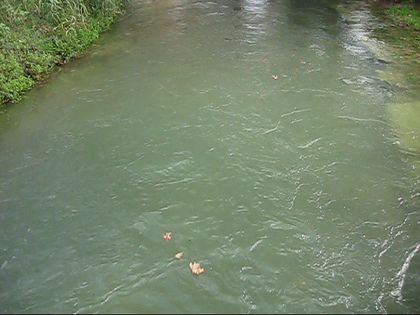
%> input picture MVI_4117_frame_0677.bmp, 420 x 315 px, shrunk from 640 x 480 before the run
$ octave colorBasedOtsu.m   (GNU Octave 9; MATLAB toolbox functions it lacks are replaced by stand-ins)
%> lines starting %> are read from the running program, lines starting %| are printed output that depends on the picture; in (x1, y1, x2, y2) boxes, pixels count from 0 and x2, y2 are one past the last pixel; in counts of white or black regions, pixels touching at a corner belong together; the program's own positions count from 1
% MACHINE VISION - Project


clear all;
close all;
clc;


%------------------------------------------------------------------------------------------

                                    % Image Segmentation

%------------------------------------------------------------------------------------------
                                        % (c)

% Color-Based Segmentation with HSV Color Model Using Otsu's Method of Thresholding.
%------------------------------------------------------------------------------------------

tic

% Read image.
input = imread('MVI_4117_frame_0677.bmp');
%> input is the input picture: size 315x420x3 uint8; mean R, G, B 117, 131.9, 106.1
if (size(input, 3) ~= 3)
    error('Input image must be RGB.')
else
    % Display the original image.
    figure; imshow(input);
    axis equal; axis tight; axis off;
    set(gcf, 'Color', 'White'); title('original image', 'FontSize', 17);

    % Perform morphological opening on the image with structuring element strel('disk',10)
    background = imopen(input,strel('disk',10)); % disk with radius 10
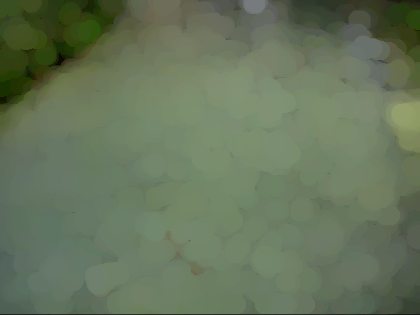
%> background: size 315x420x3 uint8; mean R, G, B 101.9, 117, 90.6
    figure; imshow(background);
    axis equal; axis tight; axis off;
    set(gcf, 'Color', 'White'); title('background','FontSize',17)

    % Cut the background so we can get better threshold.
    I=input-background;
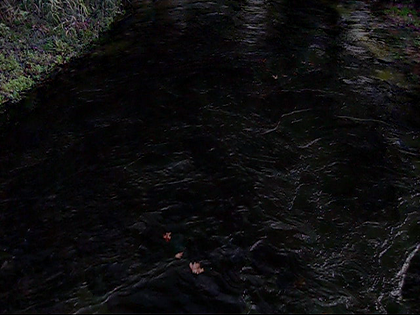
%> I: size 315x420x3 uint8; mean R, G, B 15.1, 14.9, 15.5
    figure; imshow(I);
    axis equal; axis tight; axis off;
    set(gcf, 'Color', 'White'); title('original image without the background','FontSize',17)

    % Convert RGB colormap to HSV colormap.
    hsvI = rgb2hsv(I);
%> hsvI: size 315x420x3 double; mean H, S, V 0.493, 0.372, 0.069
    H=hsvI(:,:,1);
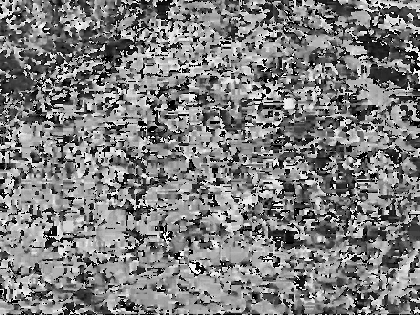
%> H: size 315x420 double; min 0, max 0.997, mean 0.493
    S=hsvI(:,:,2);
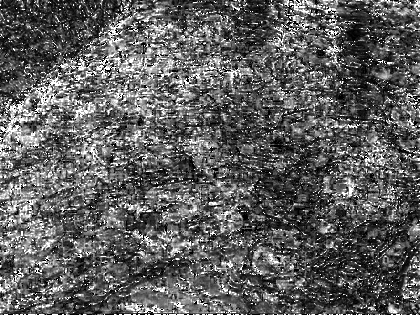
%> S: size 315x420 double; min 0, max 1, mean 0.372
    V=hsvI(:,:,3);

    % Display all the components of HSV color model.
    figure;
    subplot(2,2,1), imshow(hsvI);
    axis equal; axis tight; axis off;
    set(gcf, 'Color', 'White'); title('image in HSV colormap','FontSize',17)
    subplot(2,2,2), imshow(H);
    axis equal; axis tight; axis off;
    set(gcf, 'Color', 'White'); title('hue','FontSize',17)
    subplot(2,2,3), imshow(S);
    axis equal; axis tight; axis off;
    set(gcf, 'Color', 'White'); title('saturation','FontSize',17)
    subplot(2,2,4), imshow(V);
    axis equal; axis tight; axis off;
    set(gcf, 'Color', 'White'); title('value','FontSize',17)
    suptitle('Components of HSV color model.')

    % Find the histogram counts and the bin locations.
    counts = imhist(V);
%> counts = 256 values, max 8360 at index 8, min 0 at index 159, mean 516.8
    nbinsV = length(counts);
%> nbinsV = 256
    p = counts / sum(counts);
%> p = 256 values, max 0.0632 at index 8, min 0 at index 159, mean 0.00391
    sigma_b = zeros;

    % Calculating best threshold using Otsu's method.
    for t = 1 : nbinsV
        q_L = sum(p(1 : t));
        q_H = sum(p(t + 1 : end));
        m_L = sum(p(1 : t) .* (1 : t)') / q_L;
        m_H = sum(p(t + 1 : end) .* (t + 1 : nbinsV)') / q_H;
        sigma_b(t) = q_L * q_H * (m_L - m_H)^2;
    end
%> this loop made 256 passes
%> (q_L, q_H, m_L, m_H) on passes 1 to 3: (0.0151, 0.985, 1, 18.85), (0.0249, 0.975, 1.4, 19.02), (0.0415, 0.959, 2.04, 19.3)
    [~,threshold_otsuV] = max(sigma_b(:));
%> threshold_otsuV = 37

    % Use the traditional method of thresholding rather than im2bw.
    % For this method we use Otsu thresholding from previous step.
    bwV=V;
    [m,n]=size(V);
%> m = 315; n = 420
    threshold = threshold_otsuV/nbinsV;
%> threshold = 0.145
    for i=1:m
        for j=1:n
            if( bwV(i,j)>threshold )
                % 255(1)->white
                bwV(i,j)=255;
            else
                % 0->black
                bwV(i,j)=0;
            end;
        end;
    end;
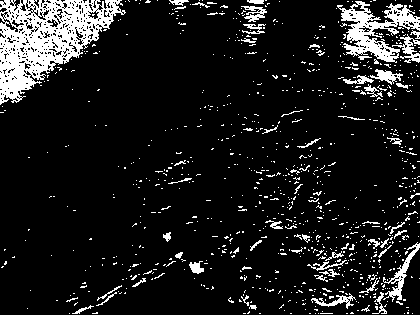
%> bwV: size 315x420 double; 11.2% white; 916 white regions (859 under 20 px), largest, box (x1, y1, x2, y2) and area: (0, 0, 126, 105) 6093, (337, 1, 420, 63) 2136, (383, 242, 420, 302) 454

    %Display image after Otsu thresholding.
    figure; imshow(bwV);
    axis equal; axis tight; axis off;
    set(gcf, 'Color', 'White'); title('image after Otsu thresholding','FontSize',12)

    % Remove objects with less than 50 connected pixels.
    bwV = bwareaopen(bwV, 50);
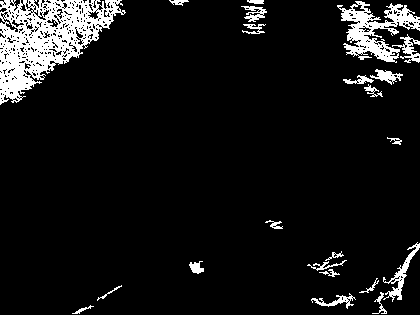
%> bwV: size 315x420 logical; 8.1% white; 22 white regions, largest, box (x1, y1, x2, y2) and area: (0, 0, 126, 105) 6093, (337, 1, 420, 63) 2136, (383, 242, 420, 302) 454
    figure; imshow(bwV);
    axis equal; axis tight; axis off;
    set(gcf, 'Color', 'White'); title('image after removing unwanted objects','FontSize',12)

    % Return the connected components found in binary image. Connectivity
    % is 4, meaning two-dimensional four-connected neighborhood of
    % components.
    cc = bwconncomp(bwV, 4);
%> cc = 121 connected components
    leaf = false(size(bwV));
    leaf(cc.PixelIdxList{30}) = true;
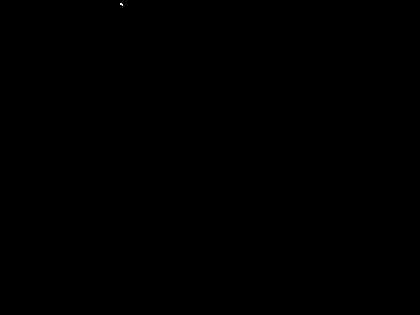
%> leaf: size 315x420 logical; 0% white in thin lines or dots, all inside (x1, y1, x2, y2) = (120, 3, 123, 6)
    leaf(cc.PixelIdxList{33}) = true;
%> leaf: size 315x420 logical; 0.01% white in thin lines or dots, all inside (x1, y1, x2, y2) = (120, 3, 174, 6)
    leaf(cc.PixelIdxList{36}) = true;
%> leaf: size 315x420 logical; 0.04% white in thin lines or dots, all inside (x1, y1, x2, y2) = (120, 3, 265, 34)
    figure; imshow(leaf);
    axis equal; axis tight; axis off;
    set(gcf, 'Color', 'White'); title('binary image - leaves', 'FontSize', 17);

    % Color the white leaves in the binary image.
    lastimage=zeros(size(input));
    lastimage(:,:,1) = leaf.*double(input(:,:,1));
    lastimage(:,:,2) = leaf.*double(input(:,:,2));
%> lastimage: size 315x420x3 double; mean R, G, B 0.1, 0.1, 0
    lastimage(:,:,3) = leaf.*double(input(:,:,3));
%> lastimage: size 315x420x3 double; mean R, G, B 0.1, 0.1, 0.1

    %  Display the segmented image.
    figure, imagesc(uint8(lastimage)), colormap gray
    axis equal; axis tight; axis off;
    set(gcf, 'Color', 'White'); title('segmented image', 'FontSize', 17);

    % The result is colored leaves in the foreground with black background
    % Display the result side by side with the original image.
    figure
    subplot(1,2,1), imshow(input);
    axis equal; axis tight; axis off;
    set(gcf, 'Color', 'White'); title('original image','FontSize',17)
    subplot(1,2,2), imshow(uint8(lastimage));
    axis equal; axis tight; axis off;
    set(gcf, 'Color', 'White'); title('segmented image','FontSize',17)
    suptitle('Image segmentation using Otsu thresholding')
end

% Calculate elapsed time using tic toc.
otsutime=toc;
display(['Color-Based Segmentation with HSV Color Model Using Otsu Method of Thresholding: Elapsed Time = ',num2str(otsutime),' seconds'])
